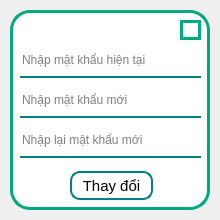
<?xml version="1.0" encoding="UTF-8"?>
<ui version="4.0">
 <class>ChangePass</class>
 <widget class="QWidget" name="ChangePass">
  <property name="geometry">
   <rect>
    <x>0</x>
    <y>0</y>
    <width>220</width>
    <height>220</height>
   </rect>
  </property>
  <property name="windowTitle">
   <string>Form</string>
  </property>
  <layout class="QVBoxLayout" name="verticalLayout">
   <property name="spacing">
    <number>0</number>
   </property>
   <property name="leftMargin">
    <number>10</number>
   </property>
   <property name="topMargin">
    <number>10</number>
   </property>
   <property name="rightMargin">
    <number>10</number>
   </property>
   <property name="bottomMargin">
    <number>10</number>
   </property>
   <item>
    <widget class="QFrame" name="frame">
     <property name="styleSheet">
      <string notr="true">background-color: rgb(255, 255, 255);
border-radius: 20px;
border: 3px solid rgb(0, 170, 127)</string>
     </property>
     <property name="frameShape">
      <enum>QFrame::NoFrame</enum>
     </property>
     <widget class="QLineEdit" name="lineEdit">
      <property name="geometry">
       <rect>
        <x>10</x>
        <y>40</y>
        <width>181</width>
        <height>28</height>
       </rect>
      </property>
      <property name="styleSheet">
       <string notr="true">border: none;
background-color: rgb(255, 255, 255);
padding-bottom: 7px;
color: rgb(0, 0, 0);
border-bottom:2px solid rgb(0, 128, 128);</string>
      </property>
      <property name="placeholderText">
       <string>Nhập mật khẩu hiện tại</string>
      </property>
     </widget>
     <widget class="QLineEdit" name="lineEdit_2">
      <property name="geometry">
       <rect>
        <x>10</x>
        <y>80</y>
        <width>181</width>
        <height>28</height>
       </rect>
      </property>
      <property name="styleSheet">
       <string notr="true">border: none;
background-color: rgb(255, 255, 255);
padding-bottom: 7px;
color: rgb(0, 0, 0);
border-bottom:2px solid rgb(0, 128, 128);</string>
      </property>
      <property name="placeholderText">
       <string>Nhập mật khẩu mới</string>
      </property>
     </widget>
     <widget class="QLineEdit" name="lineEdit_3">
      <property name="geometry">
       <rect>
        <x>10</x>
        <y>120</y>
        <width>181</width>
        <height>28</height>
       </rect>
      </property>
      <property name="styleSheet">
       <string notr="true">border: none;
background-color: rgb(255, 255, 255);
padding-bottom: 7px;
color: rgb(0, 0, 0);
border-bottom:2px solid rgb(0, 128, 128);</string>
      </property>
      <property name="placeholderText">
       <string>Nhập lại mật khẩu mới</string>
      </property>
     </widget>
     <widget class="QPushButton" name="pushButton">
      <property name="geometry">
       <rect>
        <x>60</x>
        <y>161</y>
        <width>83</width>
        <height>29</height>
       </rect>
      </property>
      <property name="font">
       <font>
        <pointsize>11</pointsize>
       </font>
      </property>
      <property name="styleSheet">
       <string notr="true">QPushButton {
	background-color: rgb(255, 255, 255);
    color: black; /* Màu chữ */
    border: 2px solid #008080; /* Màu xanh mòng két cho viền */
	border-radius: 10px;
    padding: 2px 2px; /* Khoảng cách bên trong */
    /*font-size: 20px;  Kích thước chữ */
    transition: background-color 0.3s ease; /* Hiệu ứng chuyển đổi màu nền */
}

QPushButton:hover {
	background-color: rgb(0, 128, 128);/* Màu xanh mòng két khi hover */
    color: white; /* Màu chữ khi hover */
}</string>
      </property>
      <property name="text">
       <string>Thay đổi</string>
      </property>
     </widget>
     <widget class="QLabel" name="label_Exit">
      <property name="geometry">
       <rect>
        <x>170</x>
        <y>10</y>
        <width>21</width>
        <height>20</height>
       </rect>
      </property>
      <property name="styleSheet">
       <string notr="true">border-image: url(:/icon/resources/icon-pack/exit_icon.png);</string>
      </property>
      <property name="text">
       <string/>
      </property>
     </widget>
    </widget>
   </item>
  </layout>
 </widget>
 <resources>
  <include location="../image.qrc"/>
 </resources>
 <connections/>
</ui>
